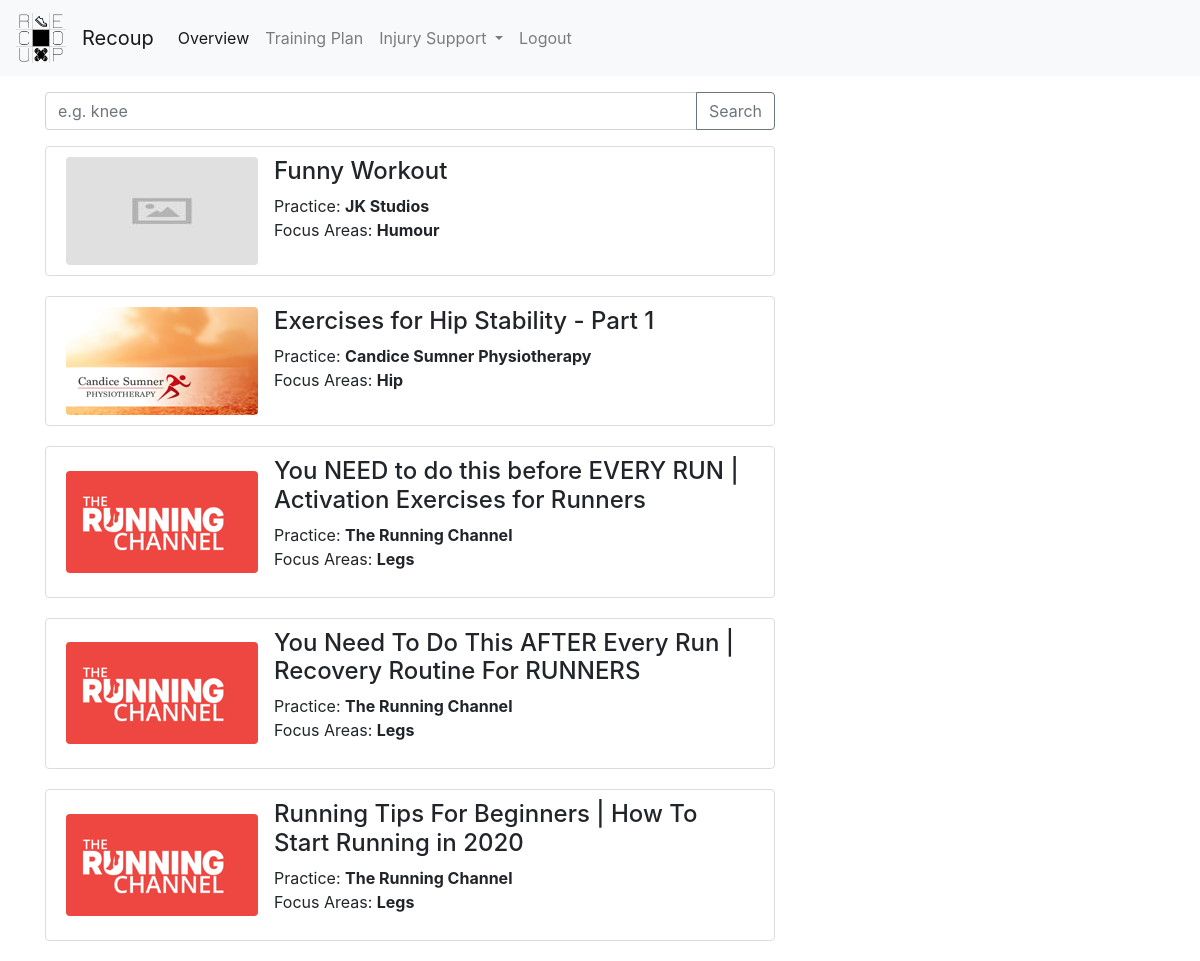
Screenshot of /training/knowledge/ (signed in) with the database file from the repository.
### dashboard/models.py (models this page shows, shortened)
class KB(models.Model):
    id = models.AutoField(primary_key=True)
    title = models.CharField(max_length=100)
    description = models.TextField()
    practice = models.CharField(max_length=30)
    presenter = models.CharField(max_length=50)
    Focus_Area = models.TextField()
    thumbnail = models.ImageField(default='thumbs.jpg', upload_to='thumbnails')
    url = models.CharField(max_length=60)

### training/views.py (the view)
# urls.py: path('knowledge/', t_v.query, name="knowledge"),
@login_required
def query(request):
    context = {'title':'Knowledge Base'}
    if request.method == 'GET':
        req = request.GET.get('query')
        if req != None:
            context['items'] = KB.objects.all().filter(Q(title__contains = req) | Q(practice__contains=req) | Q(Focus_Area__contains=req))
        else:
            context['items'] = KB.objects.all()
    else:
        context['items'] = KB.objects.all()
    return render(request, 'training/knowledge.html', context)

### training/templates/training/knowledge.html (shortened to what this page needs)
{% extends 'training/base.html' %}
{% block main_section%}
<form action="." method="GET">
    <div class="input-group mb-3">
        <input type="text" class="form-control" placeholder="e.g. knee" aria-label="kb_query" name="query" aria-describedby="button-addon2">
        <div class="input-group-append">
            <button class="btn btn-outline-secondary" type="submit" id="button-addon2">Search</button>
        </div>
    </div>
</form>
{% for item in items %}
<div class="media position-relative rounded" style="background: #ffffff;
padding: 10px 20px;
border: 1px solid #dddddd;
border-radius: 3px;
margin-bottom: 20px;">
    <img src="/media/{{ item.thumbnail }}" alt="" class="align-self-center mr-3 rounded">
    <div class="media-body">
        <h4>{{ item.title }}</h4>
        <p>
            Practice: <strong>{{ item.practice }}</strong> <br>
            Focus Areas: <strong>{{ item.Focus_Area }}</strong> <br>
        </p>
    </div>
</div>
{% endfor %}
{% endblock main_section%}

### rows the page displays
KB: thumbnail (picture), title "Funny Workout", practice "JK Studios", Focus_Area "Humour"
KB: thumbnail (picture), title "Exercises for Hip Stability - Part 1", practice "Candice Sumner Physiotherapy", Focus_Area "Hip"
KB: thumbnail (picture), title "You NEED to do this before EVERY RUN | Activation Exercises for Runners", practice "The Running Channel", Focus_Area "Legs"
KB: thumbnail (picture), title "You Need To Do This AFTER Every Run | Recovery Routine For RUNNERS", practice "The Running Channel", Focus_Area "Legs"
KB: thumbnail (picture), title "Running Tips For Beginners | How To Start Running in 2020", practice "The Running Channel", Focus_Area "Legs"
